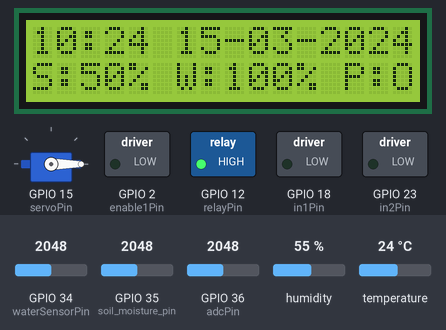
This sketch was run on a simulated ESP32. Shown: servo, 16×2 character LCD, switched loads named in the sketch (green lamp = pin HIGH). The inputs (shaded band) are chosen by the test bench; at power-on: GPIO 35 (soil_moisture_pin) = 2048, temperature 24 °C, GPIO 36 (adcPin) = 2048, GPIO 34 (waterSensorPin) = 2048, humidity 55 %. The local clock reads 2024-03-15 10:24:30 at power-on unless the sketch sets it; what the sketch prints to the serial monitor is not drawn.

Above: at 3.2 s.
3.3 s: GPIO 35 (soil_moisture_pin) set to 3247
At 5.0 s:
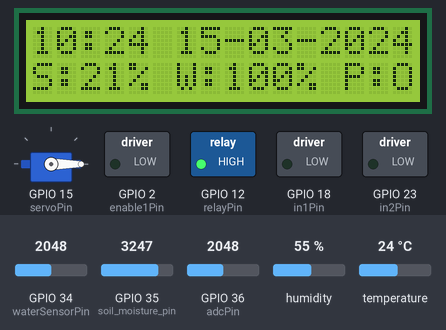
7.7 s: GPIO 35 (soil_moisture_pin) set to 3308
At 8.9 s:
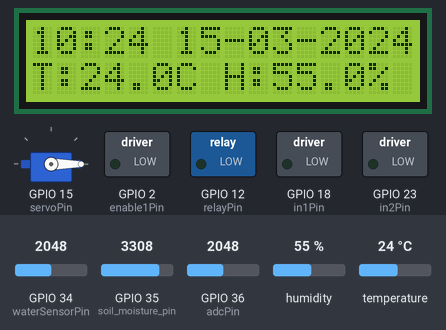
13.7 s: temperature set to 9 °C
At 15.2 s:
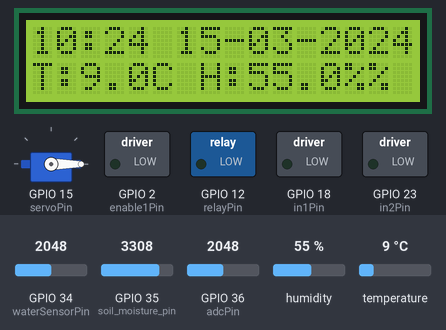
16.9 s: GPIO 36 (adcPin) set to 2126
At 17.7 s:
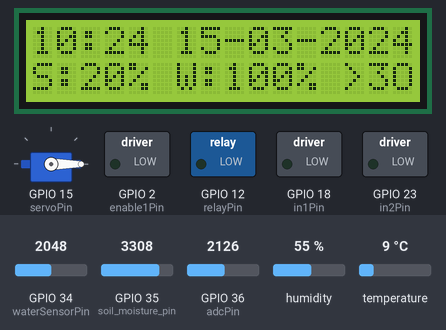
22.9 s: GPIO 34 (waterSensorPin) set to 994
26.2 s: GPIO 34 (waterSensorPin) set to 899
At 28.8 s:
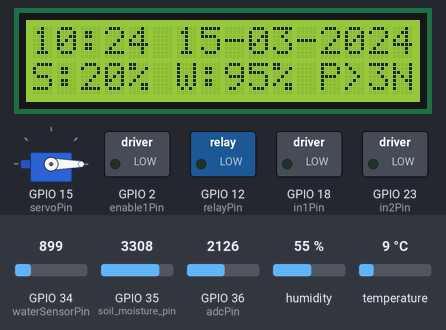
Timing chart, 0 to 30.3 s (numbered marks = the images above; inputs shaded):
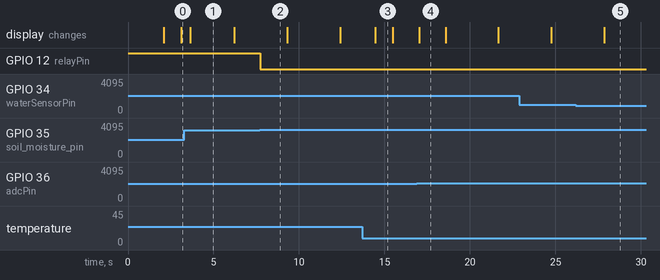

Measured:
- the behaviour switches between 3275 and 3276 on GPIO 35 (soil_moisture_pin) (found by bisection; images 1 and 2)
- the behaviour switches between 2068 and 2069 on GPIO 36 (adcPin) (found by bisection; images 3 and 4)
- the behaviour switches between 944 and 943 on GPIO 34 (waterSensorPin) (found by bisection; images 4 and 5)
- after the input at 3.3 s, the display: changes after 0.33 s (image 1)
- after the input at 7.7 s, GPIO 12 (relayPin): HIGH → LOW at once
- after the input at 13.7 s, the display: changes after 0.76 s (image 3)
- after the input at 16.9 s, the display: changes after 0.13 s (image 4)
- after the input at 26.2 s, the display: changes after 1.6 s (image 5)

The sketch:

GreenhouseCode.ino
```cpp
#include <Wire.h>
#include <RTClib.h>
#include <LiquidCrystal.h>
#include <DHT.h>
#include <ESP32Servo.h>     // === SERVO ===

// === Pin-definities ===
#define soil_moisture_pin 35     // Bodemvocht sensor (ADC)
#define waterSensorPin 34        // Waterniveau sensor (ADC)
#define relayPin 12              // Relay output
#define DHTPIN 19               // DHT11 pin
#define DHTTYPE DHT11
#define adcPin 36               // Potentiometer voor motor snelheid (VERPLAATST naar 36)
#define in1Pin 18               // L293D IN1 (FET 2)
#define in2Pin 23                // L293D IN2 (FET 3)
#define enable1Pin 2          // L293D EN1 (PWM op FET 1)

// === SERVO & BUTTON ===
#define servoPin  15     // servo op pin 15 (zoals jij hebt bedraad)
 // === Function prototypes ===
void driveMotor(bool dir, int speed);
void resetLCD();

Servo myservo;

// === LCD pin-configuratie ===
const int rs = 13, en = 14, d4 = 25, d5 = 27, d6 = 32, d7 = 33;
LiquidCrystal lcd(rs, en, d4, d5, d6, d7);

// === Sensor & Modules ===
DHT dht(DHTPIN, DHTTYPE);
RTC_DS1307 rtc;

// === PWM instellingen ===
const int PWM_CHANNEL = 0;
const int PWM_FREQ = 1000;
const int PWM_RESOLUTION = 11; // 0-2047

// === Overige instellingen ===
const int dryThresholdPercent = 20;       // Pomp aan bij <= 20% vocht
const int waterSensorMin = 0;              // Calibratie water sensor min
const int waterSensorMax = 944;            // Calibratie water sensor max
const float tempThreshold = 24.0;          // Temperatuur grens voor motor aan/uit

unsigned long lastSwitchTime = 0;
const unsigned long switchInterval = 3000; // Wissel display om de 3 seconden
bool showDHT = true;
bool windowOpen = false;


void setup() {
  Serial.begin(115200);

  // Init pins
  pinMode(relayPin, OUTPUT);
  digitalWrite(relayPin, HIGH);  // Relay uit (HIGH = uit)

  pinMode(in1Pin, OUTPUT);
  pinMode(in2Pin, OUTPUT);
  ledcSetup(PWM_CHANNEL, PWM_FREQ, PWM_RESOLUTION);
  ledcAttachPin(enable1Pin, PWM_CHANNEL);

  // === BUTTON & SERVO INIT ===

  myservo.attach(servoPin, 500, 2400);
  myservo.write(0); // begin gesloten

  dht.begin();
  Wire.begin(21, 22);  // SDA = 21, SCL = 22

  if (!rtc.begin()) {
    lcd.begin(16, 2);
    lcd.print("RTC niet gevonden");
    Serial.println("RTC niet gevonden");
    while (1);
  }

  if (!rtc.isrunning()) {
    Serial.println("RTC loopt niet, stel tijd in...");
  }

  lcd.begin(16, 2);
  lcd.print("Systeem start...");
  delay(2000);
  lcd.clear();

  Serial.println("=== Systeem gestart ===");
  Serial.println("Button op pin 5 (naar GND). Servo signaal op pin 15. Potentiometer naar pin 36.");
}

void loop() {
  DateTime now = rtc.now();

  // Lees sensoren
  float temp = dht.readTemperature();   // °C
  float hum = dht.readHumidity();
  int soilRaw = analogRead(soil_moisture_pin);
  int soilPercent = map(soilRaw, 0, 4095, 100, 0);
  soilPercent = constrain(soilPercent, 0, 100);

  int waterRaw = analogRead(waterSensorPin);
  int waterPercent = map(waterRaw, waterSensorMin, waterSensorMax, 0, 100);
  waterPercent = constrain(waterPercent, 0, 100);

  // Relay (pomp) aan/uit op basis bodemvochtigheid
  bool pumpOn = (soilPercent <= dryThresholdPercent);
  digitalWrite(relayPin, pumpOn ? LOW : HIGH);

  // Motor aan/uit en snelheid op basis temperatuur en potentiometer
  if (!isnan(temp) && temp > tempThreshold) {
    int potVal = analogRead(adcPin);
    int deviation = abs(potVal - 2048);
    bool rotationDir = potVal > 2048;
    int rotationSpeed = map(deviation, 0, 2047, 0, 2047);
    rotationSpeed = constrain(rotationSpeed, 0, 2047);
    driveMotor(rotationDir, rotationSpeed);

    // === RAAM OPEN ===
   //myservo.write(90);   // open raam
   // SERVO alleen openen als hij nog dicht is
   if (!windowOpen) {
    myservo.write(90);
    windowOpen = true;
   }

  }
  else {
    // Temperatuur laag, motor uitzetten
    driveMotor(true, 0);  // snelheid 0 = motor uit
    // === FAN UIT ===
    // SERVO alleen sluiten als hij open is
   if (windowOpen) {
    myservo.write(0);
    windowOpen = false;

   // === RAAM DICHT ===
    //myservo.write(0);    // sluit raam
   }
  }


  // Seriële debug overige info (elke lus)
  Serial.print(now.timestamp());
  Serial.print(" | Temp: "); Serial.print(temp, 1);
  Serial.print("C | Hum: "); Serial.print(hum, 1);
  Serial.print("% | Soil: "); Serial.print(soilPercent);
  Serial.print("% | Water: "); Serial.print(waterPercent);
  Serial.print("% | Pump: "); Serial.print(pumpOn ? "ON" : "OFF");
  Serial.print(" | Motor Speed: ");
  if (!isnan(temp) && temp <= tempThreshold) {
    Serial.println(map(abs(analogRead(adcPin) - 2048), 0, 2047, 0, 2047));
  } else {
    Serial.println("OFF");
  }

  // Wissel display elke 3 seconden
  if (millis() - lastSwitchTime >= switchInterval) {
    showDHT = !showDHT;
    lastSwitchTime = millis();
    lcd.clear();
  }

  // Display update
  lcd.setCursor(0, 0);
  //lcd.print("                ");  // Clear line

  // Toon tijd en datum
  lcd.setCursor(0, 0);
  if (now.hour() < 10) lcd.print('0');
  lcd.print(now.hour());
  lcd.print(':');
  if (now.minute() < 10) lcd.print('0');
  lcd.print(now.minute());
  lcd.print(' ');
  if (now.day() < 10) lcd.print('0');
  lcd.print(now.day());
  lcd.print('-');
  if (now.month() < 10) lcd.print('0');
  lcd.print(now.month());
  lcd.print('-');
  lcd.print(now.year());

  lcd.setCursor(0, 1);
  //lcd.print("                ");  // Clear line
  lcd.setCursor(0, 1);

  if (showDHT) {
    // Toon temp & vocht
    lcd.print("T:");
    if (isnan(temp)) lcd.print("--"); else lcd.print(temp, 1);
    lcd.print("C H:");
    if (isnan(hum)) lcd.print("--"); else lcd.print(hum, 1);
    lcd.print("%");
  } else {
    // Toon bodemvocht, water en pompstatus
    lcd.print("S:");
    lcd.print(soilPercent);
    lcd.print("% W:");
    lcd.print(waterPercent);
    lcd.print("% P:");
    lcd.print(pumpOn ? "ON " : "OFF");

    // Motor snelheid (indien ruimte en temp laag)
    if (!isnan(temp) && temp <= tempThreshold) {
      int potVal = analogRead(adcPin);
      int deviation = abs(potVal - 2048);
      bool rotationDir = potVal > 2048;
      int rotationSpeed = map(deviation, 0, 2047, 0, 99);
      if (rotationSpeed > 0) {
        lcd.setCursor(13, 1);
        lcd.print(rotationDir ? ">" : "<");
        lcd.print(rotationSpeed);
      }
    }
  }

  delay(500);

}

void driveMotor(bool dir, int speed) {
  if (speed == 0) {
    // Motor uit
    digitalWrite(in1Pin, LOW);
    digitalWrite(in2Pin, LOW);
    ledcWrite(PWM_CHANNEL, 0);
    return;
  }

  if (dir) {
    digitalWrite(in1Pin, HIGH);
    digitalWrite(in2Pin, LOW);
  } else {
    digitalWrite(in1Pin, LOW);
    digitalWrite(in2Pin, HIGH);
  }
  ledcWrite(PWM_CHANNEL, speed);

}

void resetLCD() {
  lcd.begin(16, 2);
  lcd.clear();
}


/////////////////////////////////////////////////////
//
```
